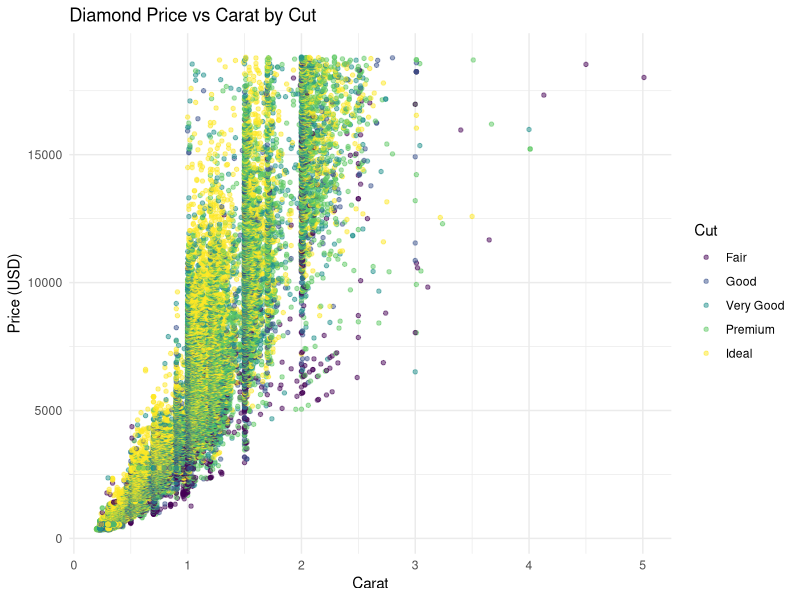

Here is the R script that generated this plot:
## ---- chunk 1
library(ggplot2)
## ---- chunk 2
ggplot(data = diamonds, aes(x = carat, y = price, color = cut)) +
  geom_point(alpha = 0.5, size = 1.2) +
  labs(
    title = "Diamond Price vs Carat by Cut",
    x = "Carat",
    y = "Price (USD)",
    color = "Cut"
  ) +
  theme_minimal()
